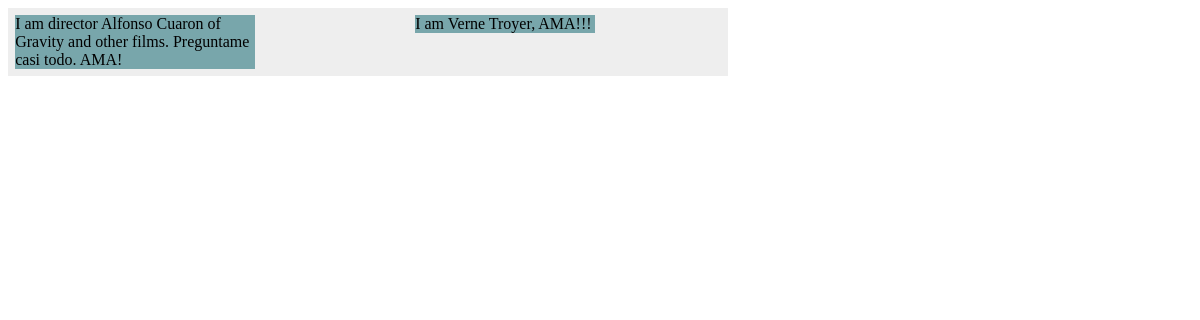
/iamaq/2/, run on the app's committed database.
### iamaq/models.py (models this page shows, shortened)
class IamaPeople(models.Model):
    title = models.CharField(max_length=300)
    whois = models.CharField(max_length=200)

### iamaq/views.py (the view)
# urls.py: url(r'^(?P<q_num>\d+)/$', views.index),
def index(request, q_num=10):
    n = int(q_num)
    people = IamaPeople.objects.order_by('id')[:n]
    template = loader.get_template('iamaq/index.html')
    context = RequestContext(request, {
        'people': people,
        'css_tags':css_tags
    })
    return HttpResponse(template.render(context))

### iamaq/templates/iamaq/index.html (shortened to what this page needs)
<!DOCTYPE html>
<html>
<head>
    {% load staticfiles %}
    <link rel="stylesheet" type="text/css" href="{% static 'iamaq/masonry.css' %}">
</head>
<body>
<div id="container" class="masonry js-masonry"
     data-masonry-options='{ "columnWidth": 200, "itemSelector": ".item" }'>
    {% if people %}
    {% for p in people %}
    <div class="item {{css_tags|random}}">{{ p.title }}</div>
{% endfor %}
    </div>
{% else %}
<p>No polls are available.</p>
{% endif %}
</body>
</html>

### iamaq/static/iamaq/masonry.css (style rules this page uses)
.masonry { background: #EEE; max-width: 720px; }
.item { width: 25%; margin: 1%; background: #78a6ab; }
.item.w1 { width: 180px; }
.item.w2 { width: 240px; }

### data on the page
IamaPeople: title "I am director Alfonso Cuaron of Gravity and other films. Preguntame casi todo. AMA!"
IamaPeople: title "I am Verne Troyer, AMA!!!"
